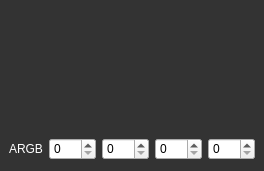
<?xml version="1.0" encoding="UTF-8"?>
<ui version="4.0">
 <class>ColorPanel</class>
 <widget class="QWidget" name="ColorPanel">
  <property name="geometry">
   <rect>
    <x>0</x>
    <y>0</y>
    <width>255</width>
    <height>167</height>
   </rect>
  </property>
  <property name="windowTitle">
   <string>Form</string>
  </property>
  <property name="styleSheet">
   <string notr="true">*{font-family:&quot;Microsoft YaHei&quot;}
#ColorPanel{
background-color:#333333;
border:1px black solid;
}
#labelARGB{
color:white;
}</string>
  </property>
  <layout class="QVBoxLayout" name="verticalLayout">
   <property name="spacing">
    <number>3</number>
   </property>
   <property name="leftMargin">
    <number>9</number>
   </property>
   <property name="topMargin">
    <number>9</number>
   </property>
   <property name="rightMargin">
    <number>9</number>
   </property>
   <item>
    <widget class="QWidget" name="svAlphaHueZone" native="true">
     <layout class="QHBoxLayout" name="horizontalLayout">
      <property name="leftMargin">
       <number>0</number>
      </property>
      <property name="topMargin">
       <number>0</number>
      </property>
      <property name="rightMargin">
       <number>0</number>
      </property>
      <property name="bottomMargin">
       <number>0</number>
      </property>
      <item>
       <widget class="QWidget" name="svAlphaZone" native="true">
        <layout class="QVBoxLayout" name="verticalLayout_2">
         <property name="leftMargin">
          <number>0</number>
         </property>
         <property name="topMargin">
          <number>0</number>
         </property>
         <property name="rightMargin">
          <number>0</number>
         </property>
         <property name="bottomMargin">
          <number>0</number>
         </property>
         <item>
          <widget class="SaturationValueZone" name="svZone" native="true">
           <property name="minimumSize">
            <size>
             <width>150</width>
             <height>100</height>
            </size>
           </property>
          </widget>
         </item>
         <item>
          <widget class="AlphaBar" name="alphaBar" native="true">
           <property name="sizePolicy">
            <sizepolicy hsizetype="Preferred" vsizetype="Fixed">
             <horstretch>0</horstretch>
             <verstretch>0</verstretch>
            </sizepolicy>
           </property>
           <property name="minimumSize">
            <size>
             <width>0</width>
             <height>20</height>
            </size>
           </property>
          </widget>
         </item>
        </layout>
       </widget>
      </item>
      <item>
       <widget class="QWidget" name="widget" native="true">
        <property name="sizePolicy">
         <sizepolicy hsizetype="Fixed" vsizetype="Preferred">
          <horstretch>0</horstretch>
          <verstretch>0</verstretch>
         </sizepolicy>
        </property>
        <layout class="QVBoxLayout" name="verticalLayout_3">
         <property name="leftMargin">
          <number>0</number>
         </property>
         <property name="topMargin">
          <number>0</number>
         </property>
         <property name="rightMargin">
          <number>0</number>
         </property>
         <property name="bottomMargin">
          <number>0</number>
         </property>
         <item>
          <widget class="HueBar" name="hueBar" native="true">
           <property name="sizePolicy">
            <sizepolicy hsizetype="Fixed" vsizetype="Preferred">
             <horstretch>0</horstretch>
             <verstretch>0</verstretch>
            </sizepolicy>
           </property>
           <property name="minimumSize">
            <size>
             <width>24</width>
             <height>0</height>
            </size>
           </property>
          </widget>
         </item>
         <item>
          <widget class="ColorDisplayer" name="colorDisplay" native="true">
           <property name="sizePolicy">
            <sizepolicy hsizetype="Fixed" vsizetype="Fixed">
             <horstretch>0</horstretch>
             <verstretch>0</verstretch>
            </sizepolicy>
           </property>
           <property name="minimumSize">
            <size>
             <width>24</width>
             <height>20</height>
            </size>
           </property>
          </widget>
         </item>
        </layout>
       </widget>
      </item>
     </layout>
    </widget>
   </item>
   <item>
    <widget class="QWidget" name="widget_2" native="true">
     <property name="sizePolicy">
      <sizepolicy hsizetype="Fixed" vsizetype="Fixed">
       <horstretch>0</horstretch>
       <verstretch>0</verstretch>
      </sizepolicy>
     </property>
     <layout class="QHBoxLayout" name="horizontalLayout_2">
      <property name="leftMargin">
       <number>0</number>
      </property>
      <property name="topMargin">
       <number>0</number>
      </property>
      <property name="rightMargin">
       <number>0</number>
      </property>
      <property name="bottomMargin">
       <number>0</number>
      </property>
      <item>
       <widget class="QLabel" name="labelARGB">
        <property name="sizePolicy">
         <sizepolicy hsizetype="Fixed" vsizetype="Fixed">
          <horstretch>0</horstretch>
          <verstretch>0</verstretch>
         </sizepolicy>
        </property>
        <property name="text">
         <string>ARGB</string>
        </property>
       </widget>
      </item>
      <item>
       <widget class="QSpinBox" name="spinBoxA">
        <property name="sizePolicy">
         <sizepolicy hsizetype="Fixed" vsizetype="Fixed">
          <horstretch>0</horstretch>
          <verstretch>0</verstretch>
         </sizepolicy>
        </property>
        <property name="maximum">
         <number>255</number>
        </property>
       </widget>
      </item>
      <item>
       <widget class="QSpinBox" name="spinBoxR">
        <property name="sizePolicy">
         <sizepolicy hsizetype="Fixed" vsizetype="Fixed">
          <horstretch>0</horstretch>
          <verstretch>0</verstretch>
         </sizepolicy>
        </property>
        <property name="maximum">
         <number>255</number>
        </property>
       </widget>
      </item>
      <item>
       <widget class="QSpinBox" name="spinBoxG">
        <property name="sizePolicy">
         <sizepolicy hsizetype="Fixed" vsizetype="Fixed">
          <horstretch>0</horstretch>
          <verstretch>0</verstretch>
         </sizepolicy>
        </property>
        <property name="maximum">
         <number>255</number>
        </property>
       </widget>
      </item>
      <item>
       <widget class="QSpinBox" name="spinBoxB">
        <property name="sizePolicy">
         <sizepolicy hsizetype="Fixed" vsizetype="Fixed">
          <horstretch>0</horstretch>
          <verstretch>0</verstretch>
         </sizepolicy>
        </property>
        <property name="maximum">
         <number>255</number>
        </property>
       </widget>
      </item>
     </layout>
    </widget>
   </item>
  </layout>
 </widget>
 <customwidgets>
  <customwidget>
   <class>ColorDisplayer</class>
   <extends>QWidget</extends>
   <header>ColorDisplayer.h</header>
   <container>1</container>
  </customwidget>
  <customwidget>
   <class>SaturationValueZone</class>
   <extends>QWidget</extends>
   <header>SaturationValueZone.h</header>
   <container>1</container>
  </customwidget>
  <customwidget>
   <class>HueBar</class>
   <extends>QWidget</extends>
   <header>HueBar.h</header>
   <container>1</container>
  </customwidget>
  <customwidget>
   <class>AlphaBar</class>
   <extends>QWidget</extends>
   <header>AlphaBar.h</header>
   <container>1</container>
  </customwidget>
 </customwidgets>
 <resources/>
 <connections/>
</ui>
